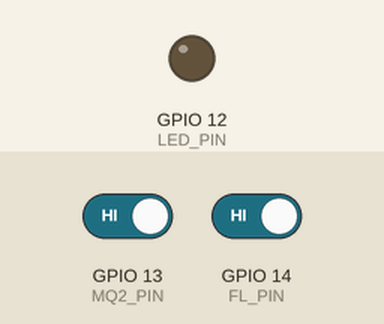
Bench run of a sketch on a simulated ESP32. Shown: output pins drawn as LEDs (lit = HIGH). Inputs (shaded band) come from the test bench; at power-on: GPIO 13 (MQ2_PIN) HIGH, GPIO 14 (FL_PIN) HIGH. WiFi joins after 1.5 s; servers stay silent unless stated; the camera gives no picture; what the sketch prints to the serial monitor is not drawn.

Above: at 3.2 s.
3.3 s: GPIO 13 (MQ2_PIN) driven LOW
At 3.7 s:
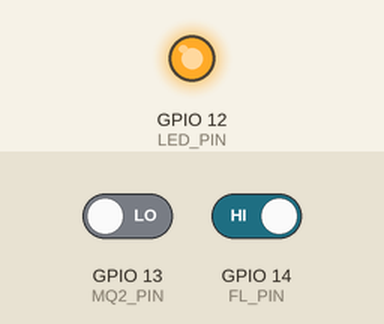
4.8 s: GPIO 13 (MQ2_PIN) driven HIGH
At 6.0 s:
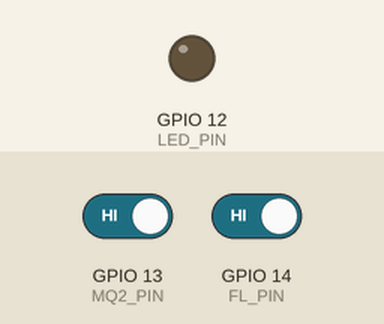
6.3 s: GPIO 14 (FL_PIN) driven LOW
At 7.2 s:
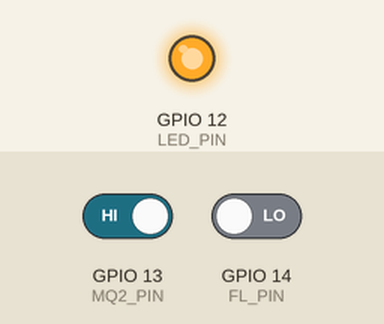
Timing chart, 0 to 9.3 s (numbered marks = the images above; inputs shaded):
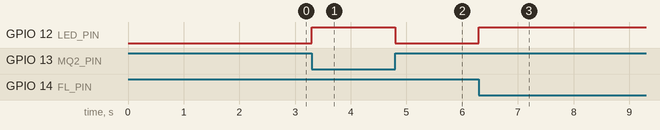

The sketch:

esp32-cam.ino
```cpp
#include <WiFi.h>
#include <esp_camera.h>
#include <HTTPClient.h>
#include <ArduinoWebsockets.h>

// WiFi credentials
const char* ssid = "gianghomang";
const char* password = "07040904";

#define LED_PIN 12
#define MQ2_PIN 13
#define FL_PIN 14
// Camera configuration pins
#define PWDN_GPIO_NUM  32
#define RESET_GPIO_NUM -1
#define XCLK_GPIO_NUM  0
#define SIOD_GPIO_NUM  26
#define SIOC_GPIO_NUM  27
#define Y9_GPIO_NUM    35
#define Y8_GPIO_NUM    34
#define Y7_GPIO_NUM    39
#define Y6_GPIO_NUM    36
#define Y5_GPIO_NUM    21
#define Y4_GPIO_NUM    19
#define Y3_GPIO_NUM    18
#define Y2_GPIO_NUM    5
#define VSYNC_GPIO_NUM 25
#define HREF_GPIO_NUM  23
#define PCLK_GPIO_NUM  22


const char* serverUrl = "http://192.168.1.3:3000/upload";//luồng gửi hình ảnh tới server
const char *server_host = "192.168.1.3";
const uint16_t server_port = 8080;//cổng websocket chờ kết nối
using namespace websockets;
WebsocketsClient client;
bool isCameraEnabled = false;

void onMessageCallback(WebsocketsMessage message);

void init_camera(){

  camera_config_t config;
  config.ledc_channel = LEDC_CHANNEL_0;
  config.ledc_timer = LEDC_TIMER_0;
  config.pin_d0 = Y2_GPIO_NUM;
  config.pin_d1 = Y3_GPIO_NUM;
  config.pin_d2 = Y4_GPIO_NUM;
  config.pin_d3 = Y5_GPIO_NUM;
  config.pin_d4 = Y6_GPIO_NUM;
  config.pin_d5 = Y7_GPIO_NUM;
  config.pin_d6 = Y8_GPIO_NUM;
  config.pin_d7 = Y9_GPIO_NUM;
  config.pin_xclk = XCLK_GPIO_NUM;
  config.pin_pclk = PCLK_GPIO_NUM;
  config.pin_vsync = VSYNC_GPIO_NUM;
  config.pin_href = HREF_GPIO_NUM;
  config.pin_sccb_sda = SIOD_GPIO_NUM;
  config.pin_sccb_scl = SIOC_GPIO_NUM;
  config.pin_pwdn = PWDN_GPIO_NUM;
  config.pin_reset = RESET_GPIO_NUM;
  config.xclk_freq_hz = 20000000;
  config.pixel_format = PIXFORMAT_JPEG;
  config.frame_size = FRAMESIZE_VGA;
  config.jpeg_quality = 12;
  config.fb_count = 1;

  if (esp_camera_init(&config) != ESP_OK) {
    Serial.println("Camera init failed");
    return;
  }
}

void init_wifi(){
  WiFi.begin(ssid, password);
  while (WiFi.status() != WL_CONNECTED) {
    delay(500);
    Serial.print(".");
  }
  Serial.println("\nWiFi connected");
  Serial.print("IP Address: ");
  Serial.println(WiFi.localIP());
}

void conect_websockets(){
  client.onMessage(onMessageCallback);
  bool connected = client.connect(server_host,server_port, "/");
  if (!connected)
  {
    Serial.println("WebSocket connection failed");
    //return ESP_FAIL;
  }
}
void onMessageCallback(WebsocketsMessage message)
{
  String msg = message.data();
  Serial.printf("Received message: %s\n", msg.c_str());
  if (msg.startsWith("\"") && msg.endsWith("\"")) {
    msg = msg.substring(1, msg.length() - 1); //bỏ dấu ngoặc kép

    if (msg == "camera_enable")
    {
      isCameraEnabled = true;
      Serial.println("Camera streaming enabled");
    }
    else if (msg == "camera_disable")
    {
      isCameraEnabled = false;
      Serial.println("Camera streaming disabled");
    }
  }
  else
  {
    Serial.println("Unknown command");
  }
}

void stream(){
  // Capture frame
  camera_fb_t *fb = esp_camera_fb_get();
  if (!fb) {
    Serial.println("Camera capture failed");
    return;
  }

  if (WiFi.status() == WL_CONNECTED) {
    HTTPClient http;
    http.begin(serverUrl);
    http.addHeader("Content-Type", "multipart/form-data");

    String boundary = "----WebKitFormBoundary7MA4YWxkTrZu0gW";
    String body = "--" + boundary + "\r\n";
    body += "Content-Disposition: form-data; name=\"file\"; filename=\"frame.jpg\"\r\n";
    body += "Content-Type: image/jpeg\r\n\r\n";

    http.addHeader("Content-Type", "multipart/form-data; boundary=" + boundary);

    int httpResponseCode = http.POST(body + String((const char*)fb->buf, fb->len) + "\r\n--" + boundary + "--\r\n");

    if (httpResponseCode > 0) {
      Serial.printf("POST Success, Response: %d\n", httpResponseCode);
    } else {
      Serial.printf("POST Failed, Error: %s\n", http.errorToString(httpResponseCode).c_str());
    }
    http.end();
  }
  // Return frame buffer to queue
  esp_camera_fb_return(fb);
  delay(100);
}

void sendSensorData()
{
  bool gasDetected = digitalRead(MQ2_PIN) == LOW;
  bool flameDetected = digitalRead(FL_PIN) == LOW;

  // Update LED state based on sensor readings
  digitalWrite(LED_PIN, (gasDetected || flameDetected) ? HIGH : LOW);

  // Only send data if we have a valid connection
  if (client.available())
  {
    String data = "{\"gas\":" + String(gasDetected ? "true" : "false") +
                  ",\"flame\":" + String(flameDetected ? "true" : "false") + "}";
    client.send(data);
    //Serial.println("Sent sensor data: " + data);
  }
}

void setup() {
  Serial.begin(115200);
  pinMode(LED_PIN, OUTPUT);
  pinMode(MQ2_PIN, INPUT);
  pinMode(FL_PIN, INPUT);
  // Connect to WiFi
  init_wifi();
  init_camera();
  conect_websockets();
}

void loop() {

  client.poll();
  sendSensorData();
  if(isCameraEnabled){
    stream();
  }
}
```

Measured:
- after the input at 3.3 s, GPIO 12 (LED_PIN): LOW → HIGH at once
- after the input at 4.8 s, GPIO 12 (LED_PIN): HIGH → LOW at once
- after the input at 6.3 s, GPIO 12 (LED_PIN): LOW → HIGH at once
